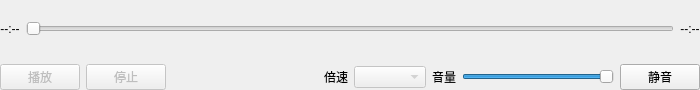
<?xml version="1.0" encoding="UTF-8"?>
<ui version="4.0">
 <class>VPlayerSlider</class>
 <widget class="QWidget" name="VPlayerSlider">
  <property name="geometry">
   <rect>
    <x>0</x>
    <y>0</y>
    <width>700</width>
    <height>90</height>
   </rect>
  </property>
  <property name="sizePolicy">
   <sizepolicy hsizetype="Expanding" vsizetype="Fixed">
    <horstretch>0</horstretch>
    <verstretch>0</verstretch>
   </sizepolicy>
  </property>
  <property name="windowTitle">
   <string>播放控制</string>
  </property>
  <layout class="QVBoxLayout" name="verticalLayout">
   <property name="spacing">
    <number>6</number>
   </property>
   <property name="leftMargin">
    <number>0</number>
   </property>
   <property name="topMargin">
    <number>0</number>
   </property>
   <property name="rightMargin">
    <number>0</number>
   </property>
   <property name="bottomMargin">
    <number>0</number>
   </property>
   <item>
    <layout class="QHBoxLayout" name="progressLayout">
     <item>
      <widget class="QLabel" name="label_currenttime">
       <property name="text">
        <string>--:--</string>
       </property>
       <property name="alignment">
        <set>Qt::AlignCenter</set>
       </property>
      </widget>
     </item>
     <item>
      <widget class="QSlider" name="horizontalSlider_player">
       <property name="enabled">
        <bool>false</bool>
       </property>
       <property name="sizePolicy">
        <sizepolicy hsizetype="Expanding" vsizetype="Fixed">
         <horstretch>1</horstretch>
         <verstretch>0</verstretch>
        </sizepolicy>
       </property>
       <property name="maximum">
        <number>10000</number>
       </property>
       <property name="tracking">
        <bool>true</bool>
       </property>
       <property name="orientation">
        <enum>Qt::Horizontal</enum>
       </property>
      </widget>
     </item>
     <item>
      <widget class="QLabel" name="label_totaltime">
       <property name="text">
        <string>--:--</string>
       </property>
       <property name="alignment">
        <set>Qt::AlignCenter</set>
       </property>
      </widget>
     </item>
    </layout>
   </item>
   <item>
    <layout class="QHBoxLayout" name="controlsLayout">
     <item>
      <widget class="QPushButton" name="pushButton_play">
       <property name="enabled">
        <bool>false</bool>
       </property>
       <property name="text">
        <string>播放</string>
       </property>
       <property name="toolTip">
        <string>播放或暂停（Space）</string>
       </property>
      </widget>
     </item>
     <item>
      <widget class="QPushButton" name="pushButton_stop">
       <property name="enabled">
        <bool>false</bool>
       </property>
       <property name="text">
        <string>停止</string>
       </property>
      </widget>
     </item>
     <item>
      <spacer name="controlsSpacer">
       <property name="orientation">
        <enum>Qt::Horizontal</enum>
       </property>
       <property name="sizeHint" stdset="0">
        <size>
         <width>12</width>
         <height>0</height>
        </size>
       </property>
      </spacer>
     </item>
     <item>
      <widget class="QLabel" name="label_rate">
       <property name="text">
        <string>倍速</string>
       </property>
       <property name="buddy">
        <cstring>comboBox_rate</cstring>
       </property>
      </widget>
     </item>
     <item>
      <widget class="QComboBox" name="comboBox_rate">
       <property name="enabled">
        <bool>false</bool>
       </property>
       <property name="sizeAdjustPolicy">
        <enum>QComboBox::AdjustToContents</enum>
       </property>
      </widget>
     </item>
     <item>
      <widget class="QLabel" name="label_volume">
       <property name="text">
        <string>音量</string>
       </property>
       <property name="buddy">
        <cstring>horizontalSlider_volume</cstring>
       </property>
      </widget>
     </item>
     <item>
      <widget class="QSlider" name="horizontalSlider_volume">
       <property name="minimumSize">
        <size>
         <width>80</width>
         <height>0</height>
        </size>
       </property>
       <property name="maximumSize">
        <size>
         <width>160</width>
         <height>16777215</height>
        </size>
       </property>
       <property name="toolTip">
        <string>音量：100%（上下方向键调节 5）</string>
       </property>
       <property name="maximum">
        <number>100</number>
       </property>
       <property name="singleStep">
        <number>5</number>
       </property>
       <property name="pageStep">
        <number>10</number>
       </property>
       <property name="value">
        <number>100</number>
       </property>
       <property name="orientation">
        <enum>Qt::Horizontal</enum>
       </property>
      </widget>
     </item>
     <item>
      <widget class="QPushButton" name="pushButton_mute">
       <property name="text">
        <string>静音</string>
       </property>
       <property name="checkable">
        <bool>true</bool>
       </property>
       <property name="toolTip">
        <string>静音或恢复声音（M）</string>
       </property>
      </widget>
     </item>
    </layout>
   </item>
  </layout>
 </widget>
 <resources/>
 <connections/>
</ui>
